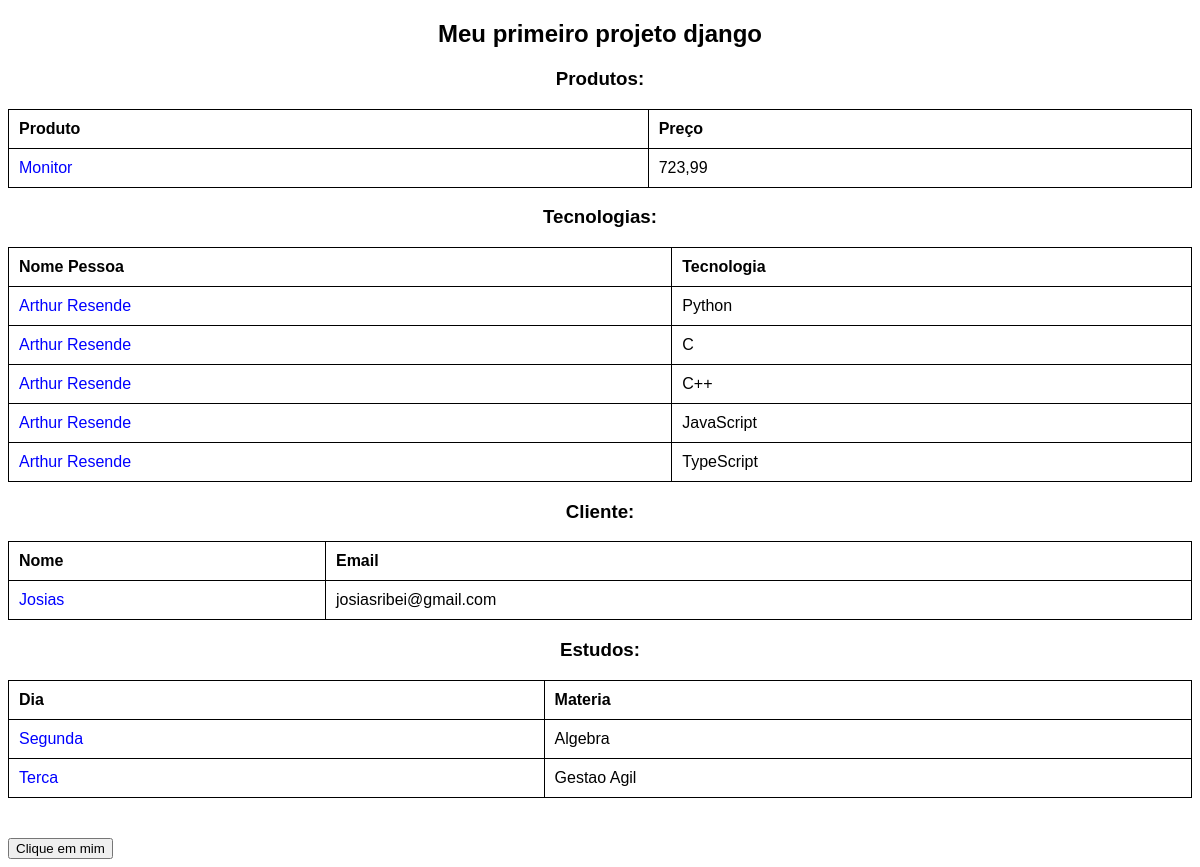
The page / on the database its author committed.
### core/models.py (models this page shows, shortened)
class Produto(models.Model):
    nome = models.CharField('Nome', max_length=100)
    preco = models.FloatField('Preço')
    quantidade = models.IntegerField('Quantidade')

class Tecnologia(models.Model):
    nomePessoa = models.CharField('Pessoa', max_length=150)
    nomeTec = models.CharField('Tecnologia', max_length=50)
    tempo = models.IntegerField('Tempo')

class Cliente(models.Model):
    nome = models.CharField('Nome', max_length=200)
    sobrenome = models.CharField('Sobrenome', max_length=200)
    email = models.EmailField('Email', max_length=100)
    idade = models.IntegerField('Idade')

class Estudos(models.Model):
    diaEstudo = models.CharField('EstudoDia', max_length=100)
    materiaEstudo = models.CharField('EstudoMateria', max_length=100)

### core/views.py (the view)
# urls.py: path('',index, name='index'),
def index(request):
    produtos = Produto.objects.all()
    tecnologias = Tecnologia.objects.all()
    clientes = Cliente.objects.all()
    estudos = Estudos.objects.all()
    context ={
        'Projeto': 'Meu primeiro projeto django',
        'produtos': produtos,
        'tecnologias': tecnologias,
        'clientes': clientes,
        'estudos': estudos
    }
    return render(request, 'index.html',context)

### core/templates/index.html (shortened to what this page needs)
{% load static %}
<!DOCTYPE html>
<html lang="pt-br">
<head>
    <link rel="stylesheet" href="{% static 'css/estilos.css' %}">
</head>
<body>
    <h2>{{Projeto}}</h2>
    <h3>Produtos: </h3>
    <table>
        <thead>
            <tr>
                <th>Produto</th>
                <th>Preço</th>
            </tr>
        </thead>
        <tbody>
            {% for produto in produtos %}
            <tr>
                <td><a href="{% url 'produto' produto.id %}">{{produto.nome}}</a></td>
                <td>{{produto.preco}}</td>
            </tr>
            {% endfor %}
        </tbody>
    </table>
    <h3>Tecnologias: </h3>
    <table>
        <thead>
            <tr>
                <th>Nome Pessoa</th>
                <th>Tecnologia</th>
            </tr>
        </thead>
        <tbody>
            {% for tecnologia in tecnologias %}
            <tr>
                <td><a href="{% url 'tecnologia' tecnologia.id %}">{{tecnologia.nomePessoa}}</a></td>
                <td>{{tecnologia.nomeTec}}</td>
            </tr>
            {% endfor %}
        </tbody>
    </table>
    <h3>Cliente: </h3>
    <table>
        <thead>
            <tr>
                <th>Nome</th>
                <th>Email</th>
            </tr>
        </thead>
        <tbody>
            {% for cliente in clientes %}
            <tr>
                <td><a href="{% url 'cliente' cliente.id %}">{{cliente.nome}}</a></td>
                <td>{{cliente.email}}</td>
            </tr>
            {% endfor %}
        </tbody>
    </table>
    <h3>Estudos: </h3>
    <table>
        <thead>
            <tr>
                <th>Dia</th>
                <th>Materia</th>
            </tr>
        </thead>
        <tbody>
            {% for estudo in estudos %}
            <tr>
                <td><a href="{% url 'estudo' estudo.id %}">{{estudo.diaEstudo}}</a></td>
                <td>{{estudo.materiaEstudo}}</td>
            </tr>
            {% endfor %}
        </tbody>
    </table>
    <img src="{% static 'images/teste_img.png' %}" alt="">
    <button onclick="olaMundo()">Clique em mim</button>
</body>
</html>

### core/static/css/estilos.css (style rules this page uses)
body { font-family: 'Trebuchet MS', 'Lucida Sans Unicode', 'Lucida Grande', 'Lucida Sans', Arial, sans-serif; }
table { border-collapse: collapse; width: 100%; }
table, th, td { border: 1px solid black; }
th, td { padding: 10px; text-align: left; }
h2,h3 { text-align: center; font-weight: bolder; }
a { text-decoration: none; color: blue; }
img { padding: 20px; display: block; margin: 0 auto; max-width: 100%; }

### rows shown on the page
Produto: nome "Monitor", preco "723,99"
Tecnologia: nomePessoa "Arthur Resende", nomeTec "Python"
Tecnologia: nomePessoa "Arthur Resende", nomeTec "C"
Tecnologia: nomePessoa "Arthur Resende", nomeTec "C++"
Tecnologia: nomePessoa "Arthur Resende", nomeTec "JavaScript"
Tecnologia: nomePessoa "Arthur Resende", nomeTec "TypeScript"
Cliente: nome "Josias", email "josiasribei@gmail.com"
Estudos: diaEstudo "Segunda", materiaEstudo "Algebra"
Estudos: diaEstudo "Terca", materiaEstudo "Gestao Agil"

### other values the page prints
{{ Projeto }} "Meu primeiro projeto django"
